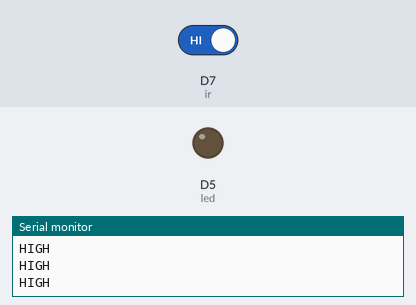
Simulated run of this sketch. Board: ESP8266 (NodeMCU). Shown: output pins drawn as LEDs (lit = HIGH), the last lines printed to the serial monitor. The inputs (shaded band) are chosen by the test bench; at power-on: D7 (ir) HIGH.

Above: at 1.2 s.
1.3 s: D7 (ir) driven LOW
At 2.2 s:
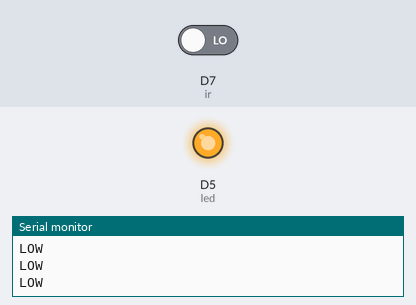
2.8 s: D7 (ir) driven HIGH
At 3.4 s:
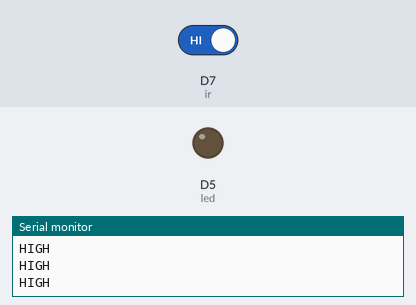
Timing chart, 0 to 5.8 s (numbered marks = the images above; inputs shaded):
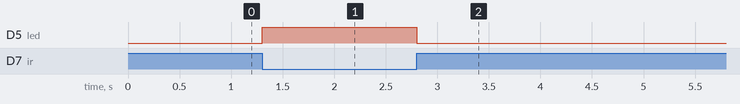

Measured:
- after the input at 1.3 s, D5 (led): LOW → HIGH at once
- after the input at 2.8 s, D5 (led): HIGH → LOW at once

The sketch:

ir_led.ino
```cpp
int ir=D7;
int led=D5;
void setup() {
  // put your setup code here, to run once:
  pinMode(ir,INPUT);
    pinMode(led,OUTPUT);
    Serial.begin(9600);

}

void loop() {
  // put your main code here, to run repeatedly:
  int irvalue=digitalRead(ir);
  if(irvalue==LOW)
  {
    Serial.println("LOW");
    digitalWrite(led,HIGH);
  }
  else
  {
    Serial.println("HIGH");
    digitalWrite(led,LOW);
  }
delay(100);
}
```
